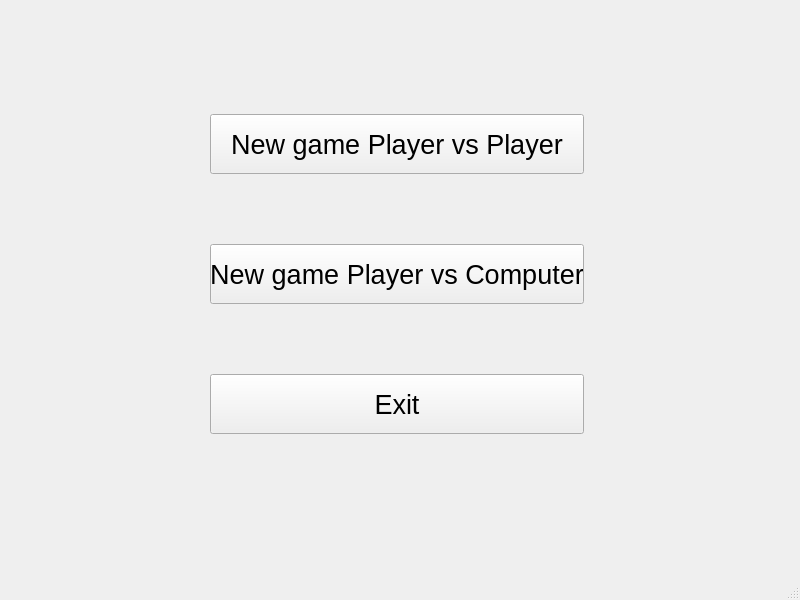
<?xml version="1.0" encoding="UTF-8"?>
<ui version="4.0">
 <class>MainMenuWindow</class>
 <widget class="QMainWindow" name="MainMenuWindow">
  <property name="geometry">
   <rect>
    <x>0</x>
    <y>0</y>
    <width>800</width>
    <height>600</height>
   </rect>
  </property>
  <property name="minimumSize">
   <size>
    <width>800</width>
    <height>600</height>
   </size>
  </property>
  <property name="maximumSize">
   <size>
    <width>800</width>
    <height>600</height>
   </size>
  </property>
  <property name="windowTitle">
   <string>MainWindow</string>
  </property>
  <widget class="QWidget" name="centralwidget">
   <widget class="QWidget" name="verticalLayoutWidget">
    <property name="geometry">
     <rect>
      <x>210</x>
      <y>90</y>
      <width>374</width>
      <height>368</height>
     </rect>
    </property>
    <layout class="QVBoxLayout" name="verticalLayout">
     <item>
      <widget class="QPushButton" name="startButtonPvP">
       <property name="minimumSize">
        <size>
         <width>0</width>
         <height>60</height>
        </size>
       </property>
       <property name="font">
        <font>
         <pointsize>20</pointsize>
        </font>
       </property>
       <property name="text">
        <string>New game Player vs Player</string>
       </property>
      </widget>
     </item>
     <item>
      <spacer name="verticalSpacer">
       <property name="orientation">
        <enum>Qt::Vertical</enum>
       </property>
       <property name="sizeType">
        <enum>QSizePolicy::Minimum</enum>
       </property>
       <property name="sizeHint" stdset="0">
        <size>
         <width>20</width>
         <height>40</height>
        </size>
       </property>
      </spacer>
     </item>
     <item>
      <widget class="QPushButton" name="startButtonPvC">
       <property name="minimumSize">
        <size>
         <width>0</width>
         <height>60</height>
        </size>
       </property>
       <property name="font">
        <font>
         <pointsize>20</pointsize>
        </font>
       </property>
       <property name="text">
        <string>New game Player vs Computer</string>
       </property>
      </widget>
     </item>
     <item>
      <spacer name="verticalSpacer_2">
       <property name="orientation">
        <enum>Qt::Vertical</enum>
       </property>
       <property name="sizeType">
        <enum>QSizePolicy::Minimum</enum>
       </property>
       <property name="sizeHint" stdset="0">
        <size>
         <width>20</width>
         <height>40</height>
        </size>
       </property>
      </spacer>
     </item>
     <item>
      <widget class="QPushButton" name="exitButton">
       <property name="minimumSize">
        <size>
         <width>0</width>
         <height>60</height>
        </size>
       </property>
       <property name="font">
        <font>
         <pointsize>20</pointsize>
        </font>
       </property>
       <property name="text">
        <string>Exit</string>
       </property>
      </widget>
     </item>
    </layout>
   </widget>
  </widget>
  <widget class="QMenuBar" name="menubar">
   <property name="geometry">
    <rect>
     <x>0</x>
     <y>0</y>
     <width>800</width>
     <height>22</height>
    </rect>
   </property>
  </widget>
  <widget class="QStatusBar" name="statusbar"/>
 </widget>
 <resources/>
 <connections/>
</ui>
